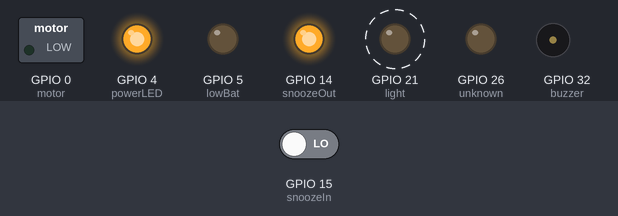
Bench run of a program on a simulated ESP32. On the bench: switched loads named in the program (green lamp = pin HIGH), output pins drawn as LEDs (lit = HIGH), buzzer (waves = sounding, pin HIGH). Dashed ring = blinking. The inputs (shaded band) are chosen by the test bench; at power-on: GPIO 15 (snoozeIn) LOW.

Above: at 5.5 s.
Timing chart, 0 to 8.0 s (numbered marks = the images above):
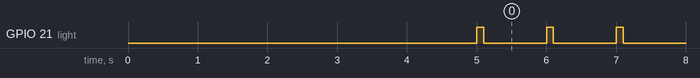

Measured:
- by itself, GPIO 21 (light): alternates HIGH for 0.10 s and LOW for 0.90 s

The program:

main.cpp
```cpp
#include <Arduino.h>
#define motor 0
#define powerLED 4
#define lowBat 5
#define light 21
#define unknown 26
#define buzzer 32
#define snoozeIn 15
#define snoozeOut 14

void startup(int cd1) {
  for(int i = cd1; i>0; i--){
    digitalWrite(powerLED, HIGH);      // startup() is to show the device is powering up
    delay(500);
    digitalWrite(powerLED, LOW);
    delay(500);
  }
  return;
}

void timer(int cd2){
  bool buttonSnooze = LOW;
  for(int i = 0; i<cd2; i++){
    buttonSnooze = digitalRead(snoozeIn);
    if(buttonSnooze) {          // if the button is pressed, then the timer will be reset to 0 seconds.
      i = 0;
    }
    digitalWrite(light, HIGH);     // the blinking light is to show when each second goes by.
    delay(100);
    digitalWrite(light, LOW);
    delay(900);
  }
  return;
}

void setup() {
  // put your setup code here, to run once:
  Serial.begin(9600);
  startup(5);                 // initialize the board and let it set up for about 5 seconds
  pinMode(motor, OUTPUT); // Vibrating Motor
  pinMode(powerLED, OUTPUT); // Power LED
  pinMode(lowBat, OUTPUT); // Low Battery Indicator LED
  pinMode(light, OUTPUT); // Lights
  pinMode(unknown, OUTPUT); //  ???
  pinMode(buzzer, OUTPUT); // Buzzer
  pinMode(snoozeIn, INPUT);  // Snooze button reciever
  pinMode(snoozeOut, OUTPUT); // Snooze button transmitter

  digitalWrite(motor, LOW); // Set all outputs to LOW after initializing them
  digitalWrite(lowBat, LOW);
  digitalWrite(light, LOW);
  digitalWrite(unknown, LOW);
  digitalWrite(buzzer, LOW);

  digitalWrite(powerLED, HIGH);
  digitalWrite(snoozeOut, HIGH);
}

void loop() {
  int time1 = 60;              // time1 is how many seconds in the countdown until the alarm goes off
  bool button = LOW;              // initializing button to snooze alarm
  int halfPeriod = 250;                // 1/2 period is 1/4 of a second
  timer(time1);                // timer() is for the countdown sequence

  while(button = LOW){
    button = digitalRead(snoozeIn);
    digitalWrite(motor, HIGH);
    digitalWrite(light, HIGH);
    digitalWrite(unknown, HIGH);
    digitalWrite(buzzer, HIGH);     // The alarms, lights, and motor will go off and on at a period of half a second.
    delay(halfPeriod);
    digitalWrite(motor, HIGH);
    digitalWrite(light, HIGH);
    digitalWrite(unknown, HIGH);
    digitalWrite(buzzer, HIGH);
    delay(halfPeriod);
  }
}
```
